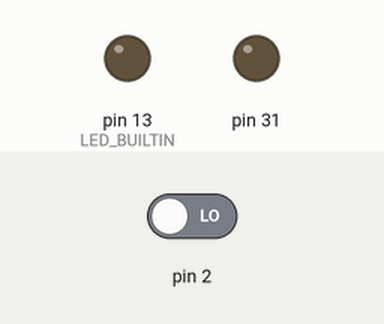
Recording of a sketch running on a simulated Arduino Mega 2560, built with avr-gcc and run on an emulated ATmega2560. Shown: output pins drawn as LEDs (lit = HIGH). Dashed ring = blinking. Inputs (shaded band) come from the test bench; at power-on: pin 2 LOW.

Above: at 1.2 s.
1.3 s: pin 2 driven HIGH
At 4.2 s:
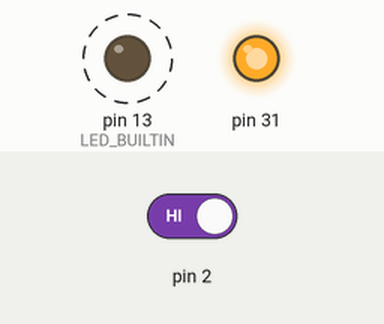
4.3 s: pin 2 driven LOW
At 5.2 s:
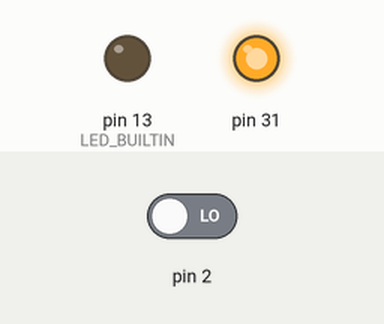
Timing chart, 0 to 7.3 s (numbered marks = the images above; inputs shaded):
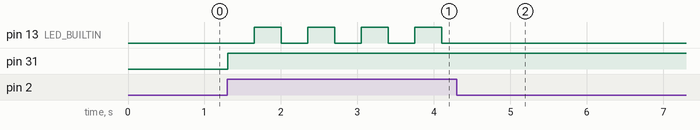

The sketch:

sketch_nov27b.ino
```cpp
#include <TimerOne.h>

int count=1;
int enaR=0;
void setup() {
  attachInterrupt(0,enc,HIGH);
  //Timer1.initialize(350000);
  //Timer1.start();
  //Timer1.attachInterrupt(conteo_int);
  pinMode(LED_BUILTIN,OUTPUT);
  pinMode(31,OUTPUT);
  digitalWrite(LED_BUILTIN,LOW);
  digitalWrite(31,LOW);
}

void loop() {
  if(count%2==0){digitalWrite(LED_BUILTIN,HIGH);}
  else{digitalWrite(LED_BUILTIN,LOW);}
}

void conteo_int(){
  count++;
  }

void enc(){
  delay(250);
  digitalWrite(31,HIGH);
  //Timer1.stop();
  if(enaR==0){
    Timer1.initialize(350000);
    Timer1.start();
    Timer1.attachInterrupt(conteo_int);
    enaR=1;
    }
  else{
    Timer1.stop();
    enaR=0;
    }
}
```

Measured:
- after the input at 1.3 s, pin 13 (LED_BUILTIN): alternates HIGH for 0.35 s and LOW for 0.35 s, starting after 0.35 s; pin 31: LOW → HIGH at once
- after the input at 4.3 s, pin 13 (LED_BUILTIN): stops changing and stays LOW
